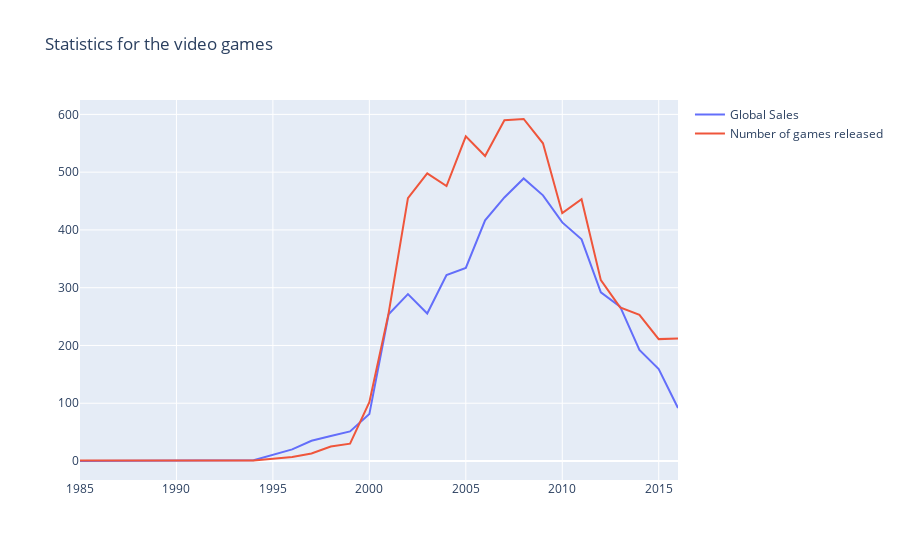

Notebook cell for this chart:
### Code cell
#create a line (trace) for the global sales
trace0 = go.Scatter(x=years_df.index, y=years_df['Global_Sales'], name='Global Sales')

#create a line (trace) for the number of games released
trace1 = go.Scatter(x=years_df.index, y=years_df['Number_of_Games'], name='Number of games released')

#define the data array
data = [trace0, trace1]

#set the title
layout = {'title': 'Statistics for the video games'}

#create a Figure and plot it
fig = go.Figure(data=data, layout=layout)
iplot(fig, show_link=False)

### Figure 1 — Plotly figure (JSON) as saved in the notebook; plotly's stock layout.template omitted (floating-point values rounded to 4 significant figures)
{"data": [{"name": "Global Sales", "type": "scatter", "x": [1985, 1988, 1992, 1994, 1996, 1997, 1998, 1999, 2000, 2001, 2002, 2003, 2004, 2005, 2006, 2007, 2008, 2009, 2010, 2011, 2012, 2013, 2014, 2015, 2016], "y": [0.03, 0.03, 0.03, 1.27, 20.1, 35.01, 43.18, 51.17, 81.24, 253.9, 288.8, 255.4, 321.8, 334.3, 416.7, 456.2, 489.1, 459.8, 413.0, 383.7, 291.9, 267.2, 192.4, 159.2, 91.56]}, {"name": "Number of games released", "type": "scatter", "x": [1985, 1988, 1992, 1994, 1996, 1997, 1998, 1999, 2000, 2001, 2002, 2003, 2004, 2005, 2006, 2007, 2008, 2009, 2010, 2011, 2012, 2013, 2014, 2015, 2016], "y": [1, 1, 1, 1, 7, 13, 25, 30, 102, 256, 455, 498, 476, 562, 528, 590, 592, 550, 429, 453, 313, 266, 253, 211, 212]}], "layout": {"title": {"text": "Statistics for the video games"}}}
